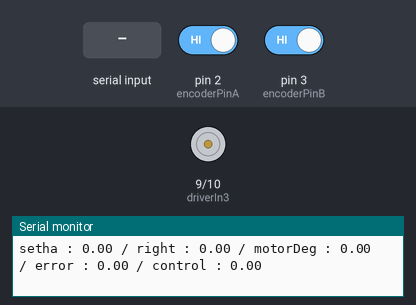
Recording of a sketch running on a simulated Arduino Uno, built with avr-gcc and run on an emulated ATmega328P. On the bench: motor-driver pin pairs drawn as motors (green arrow = first pin HIGH = forward, orange = second pin HIGH = backward, longer = more drive, scaled by the enable pin), the last lines printed to the serial monitor. The inputs (shaded band) are chosen by the test bench; at power-on: pin 2 (encoderPinA) HIGH, pin 3 (encoderPinB) HIGH.

Above: at 1.2 s.
1.3 s: "90,45\n" received over Serial
At 2.1 s:
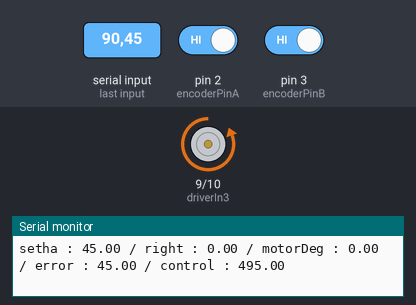
3.8 s: "30,150\n" received over Serial
At 5.8 s:
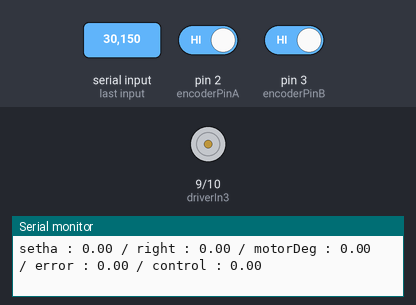
6.8 s: "0\n" received over Serial
Timing chart, 0 to 9.8 s (numbered marks = the images above; inputs shaded):
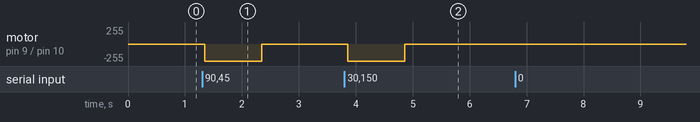

The sketch:

encoder.ino
```cpp
// 오른쪽 모터 엔코더 위치 제어

#define encoderPinA  2 // 인터럽트에 쓸 수 있는 디지털 핀 // 파란색 2번
#define encoderPinB 3 // 인터럽트에 쓸 수 있는 디지털 핀 // 보라색 3번

#define driverIn3 9 // IN3
#define driverIn4 10 // IN4
#define driverPwmR  11

const float ratio = 360. / 90. / 52.;

float encoderPosRight = 0;
float motorDeg = 0;
float setha = 0;
float error = 0;
float Kp;
float control;

int in3, in4;
int pwm;
int setha1;

void doEncoderA() {
  encoderPosRight  += (digitalRead(encoderPinA) == digitalRead(encoderPinB)) ? 1 : -1;
}
void doEncoderB() {
  encoderPosRight  += (digitalRead(encoderPinA) == digitalRead(encoderPinB)) ? -1 : 1;
}

void interruptInit() {
  attachInterrupt(0, doEncoderA, CHANGE);   //uno pin 2
  attachInterrupt(1, doEncoderB, CHANGE);   //uno pin 3
}

void setha_serial();

void setup() {
  Serial.begin(115200);
  pinMode(driverPwmR, OUTPUT);
  pinMode(driverIn3, OUTPUT);
  pinMode(driverIn4, OUTPUT);
  pinMode(encoderPinA, INPUT_PULLUP);
  pinMode(encoderPinB, INPUT_PULLUP);
  interruptInit();
  digitalWrite(driverIn3, LOW);
  digitalWrite(driverIn4, LOW);
  analogWrite(driverPwmR, 0);

}

void loop() {
  Serial.print("setha : ");
  Serial.print(setha);
  Serial.print(" / right : ");
  Serial.print(encoderPosRight);

  motorDeg = encoderPosRight * ratio;
  error = setha - motorDeg;
  control = Kp * error;
  pwm = min(abs(control), 255);


  Serial.print(" / motorDeg : ");
  Serial.print(motorDeg);
  Serial.print(" / error : ");
  Serial.print(error);
  Serial.print(" / control : ");
  Serial.println(control);

  setha_serial();
}

void setha_serial() {
  if (Serial.available() > 0) {
    setha = Serial.parseFloat();
  }
  if (setha < 0) {
    in3 = HIGH, in4 = LOW;

    if ((setha >= motorDeg) && (control >= 0)) {
      in3 = LOW, in4 = LOW;
      digitalWrite(driverIn3, in3);
      digitalWrite(driverIn4, in4);
      analogWrite(driverPwmR, 0);
    }
    Kp = 12; // DC Power supply 22.5
    digitalWrite(driverIn3, LOW);
    digitalWrite(driverIn4, LOW);
    delay(20);
    digitalWrite(driverIn3, in3);
    digitalWrite(driverIn4, in4);
    analogWrite(driverPwmR, pwm);
  }
  else if (setha > 0) {
    in3 = LOW, in4 = HIGH;

    if ((setha <= motorDeg) && (control <= 0)) {
      in3 = LOW, in4 = LOW;
      digitalWrite(driverIn3, in3);
      digitalWrite(driverIn4, in4);
      analogWrite(driverPwmR, 0);
    }
    Kp = 11; // DC Power supply 20
    digitalWrite(driverIn3, LOW);
    digitalWrite(driverIn4, LOW);
    delay(20);
    digitalWrite(driverIn3, in3);
    digitalWrite(driverIn4, in4);
    analogWrite(driverPwmR, pwm);
  }
  else if (setha == 0) {
    in3 = LOW, in4 = LOW;
    digitalWrite(driverIn3, LOW);
    digitalWrite(driverIn4, LOW);
    delay(20);
    digitalWrite(driverIn3, in3);
    digitalWrite(driverIn4, in4);
    analogWrite(driverPwmR, 0);

    encoderPosRight = 0;
    setha = 0;
    motorDeg = 0;
    error = 0;
  }
}
```

Measured:
- after the input at 1.3 s, motor on pin 9 (driverIn3) / pin 10 (driverIn4): stopped → backward 255/255 after 0.05 s, → stopped 1.0 s later
- after the input at 3.8 s, motor on pin 9 (driverIn3) / pin 10 (driverIn4): stopped → backward 255/255 after 0.06 s, → stopped 1.0 s later
